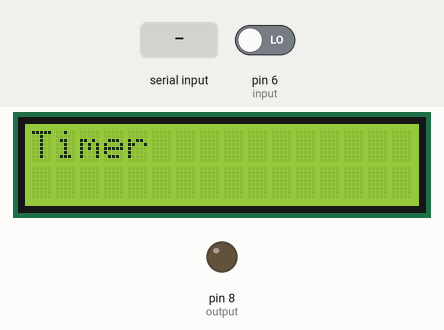
The sketch below on a simulated Arduino Uno, built with avr-gcc and run on an emulated ATmega328P. Shown: 16×2 character LCD, output pins drawn as LEDs (lit = HIGH). The test bench sets the inputs (shaded band); at power-on: pin 6 (input) LOW. The modem accepts every AT command (registered, SIM ready, sends succeed) and sends nothing else.

Above: at 0.1 s.
At 11.4 s:
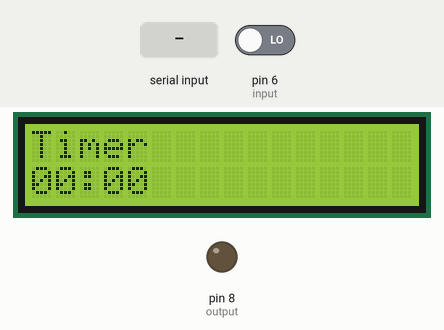
11.5 s: "ON,1\n" received over the second serial link
At 14.3 s:
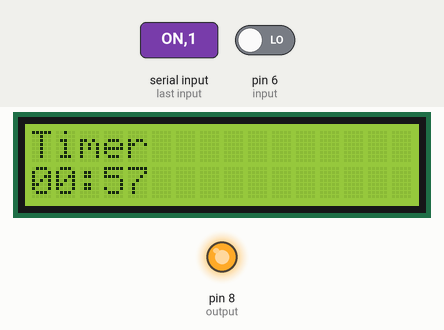
14.5 s: pin 6 (input) driven HIGH
Timing chart, 0 to 17.5 s (numbered marks = the images above; inputs shaded):
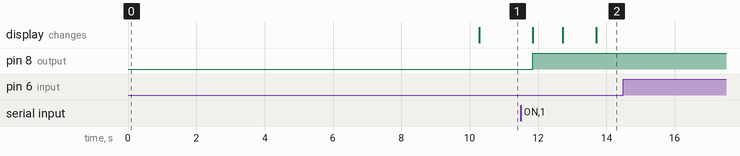

Measured:
- after the input at 11.5 s, pin 8 (output): LOW → HIGH after 0.34 s; the display: first changes after 0.34 s (image 2 shows a later state)
- after the input at 14.5 s, every drawn part: stays the same

The sketch:

light_alarm.ino
```cpp
#include <SoftwareSerial.h>
#include <LiquidCrystal.h>

LiquidCrystal lcd(12, 11, 5, 4, 1, 0);
SoftwareSerial sms (2, 3);

char inChar = 0;
String raw_command;

int firstPosition;
int secondPosition;
int state;
int time;
int charac = 0;

String deviceState;
String deviceTime;

//output
const int output = 8;
const int input = 6;
int buttonState = 0;

//timer
static unsigned long lastMillisReading;
static long timer = 0;
int minutes = 0;
long seconds =0;
unsigned long iMinutes = 0;

void setup()
{
  lcd.begin(16,2);
  lcd.setCursor(0,0);
  lcd.print("Timer");
  pinMode(output, OUTPUT);
  pinMode(input, INPUT);
  //Serial.begin(19200);
  sms.begin(19200);
  lastMillisReading = millis();
  delay(10000);
  sms.print("AT+CMGF=1\r");
  delay(100);
  sms.print("AT+CNMI=2,2,0,0,0\r");
  delay(100);
}

void powerSIM900()
{
  digitalWrite(9, HIGH);
  delay(1000);
  digitalWrite(9, LOW);
  delay(5000);
}

void sendSMS()
{
  sms.print("AT+CMGF=1\r");
  delay(100);
  sms.println("AT + CMGS = \"+639172796397\"");
  delay(100);
  sms.println("Movement Detected");
  delay(100);
  sms.println((char)26);
  delay(100);
  sms.println();
  delay(5000);
  powerSIM900();
}

void loop()
{
  unsigned long deltaMillis = 0;
  unsigned long thisMillis = millis();

  buttonState = digitalRead(input);

  if(sms.available() > 0)
  {
    inChar = sms.read();
    raw_command += inChar;
    String message = raw_command;
    if(inChar == '\n')
    {
      message.trim();
      if((message.length() != charac) && (message.length() > 0))
      {
        firstPosition = message.indexOf(',');
        secondPosition = message.indexOf(',', firstPosition + 1);
        if(firstPosition == -1)
        {
          charac = 0;
        }else{
          time = firstPosition + 1;
          deviceState = message.substring(0, firstPosition);
          deviceTime = message.substring(time, secondPosition);
          iMinutes = deviceTime.toInt();
          timer = iMinutes * 60 * 1000;
        }
      }
      //Serial.println(message);
      //Serial.println(message.length());
      //Serial.println(deviceState);
      //Serial.println(iMinutes);
      raw_command = "";
    }
  }
      if(deviceState == "ON")
      {
        delay(100);
        digitalWrite(output, HIGH);
      }else if(deviceState == "OFF")
      {
         delay(100);
         digitalWrite(output, LOW);
         timer =0;
         seconds = 0;
         minutes = 0;
         thisMillis = 0;
      }

      if(thisMillis != lastMillisReading)
      {
        deltaMillis = thisMillis - lastMillisReading;
        lastMillisReading = thisMillis;
      }
       if(timer > 0)
      {
        timer -= deltaMillis;
        seconds = timer/1000;
        minutes = (seconds/60);
        //Serial.println(seconds);
        //Serial.println(minutes);
        if(buttonState == HIGH)
        {
          sendSMS();

        }
        if(timer <= 0)
        {
          delay(100);
          digitalWrite(output, LOW);
          deviceState = "OFF";
        }
      }

      lcd.print(" ");
      lcd.setCursor(0,1);
      if(minutes > 60)
      {
        timer =0;
        seconds = 0;
        minutes = 0;
        thisMillis = 0;
        digitalWrite(output, LOW);
        //lcd.print("Invalid Time");
        //lcd.setCursor(0,1);
      }
      if(minutes < 10)
      {
        lcd.print("00");
        lcd.setCursor(1,1);
      }
        lcd.print(minutes);
        lcd.setCursor(2,1);
        lcd.print(":");
        lcd.print(" ");
        lcd.setCursor(3,1);
       if(seconds < 10)
       {
         lcd.print("00");
         lcd.setCursor(4,1);
       }
         lcd.print(seconds % 60);
         delay(50);
  deviceState = "";
  deviceTime = "";
}
```
